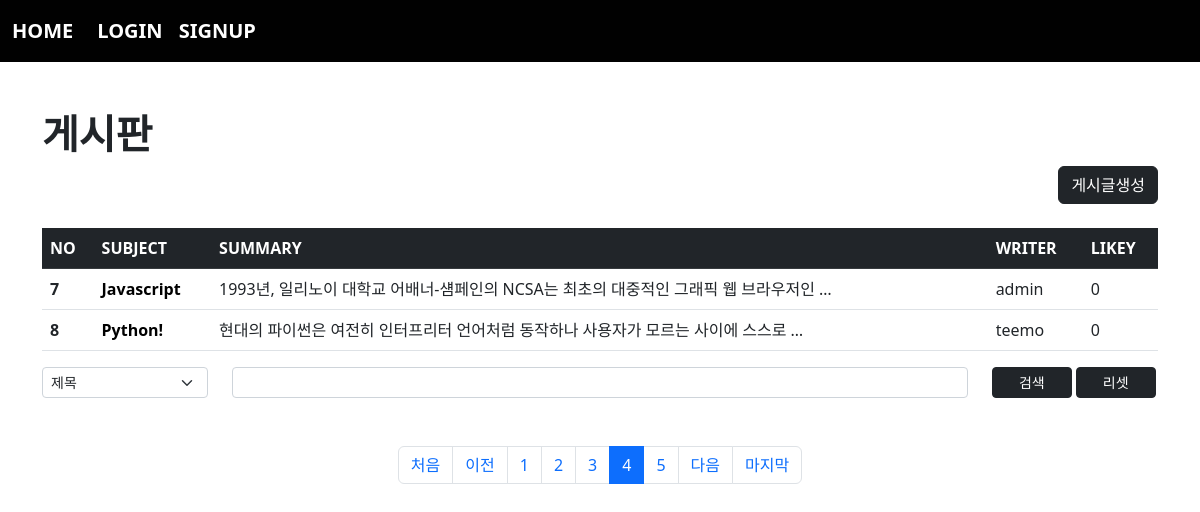
The page /board/index/?page=4&cate=&kw= on the database its author committed.
### board/models.py (models this page shows, shortened)
class Board(models.Model):
    subject = models.CharField(max_length=100)
    writer = models.ForeignKey(User, on_delete=models.CASCADE, related_name="writer")
    content = models.TextField()
    pubdate = models.DateTimeField()
    likey = models.ManyToManyField(User, blank=True, related_name="likey")

### acc/models.py (models this page shows, shortened)
class User(AbstractUser):
    comment = models.TextField()
    point = models.IntegerField(default=0)
    pic = models.ImageField(upload_to="user/%y/%m")

### board/views.py (the view)
# urls.py: path('index/' ,views.index, name="index"),
def index(request):
    pg = request.GET.get("page", 1)
    cate = request.GET.get("cate", "")
    kw = request.GET.get("kw", "")
    if kw:
        if cate == "sub":
            b = Board.objects.filter(subject__startswith=kw)
        elif cate == "wri":
            try:
                from acc.models import User
                u = User.objects.get(username=kw)
                b = Board.objects.filter(writer=u)
            except:
                b = Board.objects.none()
        elif cate == "con":
            b = Board.objects.filter(content__contains=kw)
        else:
            b = Board.objects.none()
    else:
        b = Board.objects.all()
    b = b.order_by("-pubdate")
    pag = Paginator(b, 2)
    obj = pag.get_page(pg)
    context = {
        "bset" : obj,
        "kw" : kw,
        "cate" : cate
    }
    return render(request, "board/index.html", context)

### templates/board/index.html (shortened to what this page needs)
{% extends 'base.html' %}
{% block con %}
    {% load mathfilters %}
    <h1><b>게시판</b></h1>
    <div class="text-end">
        <a href="{% url 'board:create' %}" class="btn btn-dark">게시글생성</a>
    </div>
    <table class="table table-hover mt-4">
        <thead>
            <tr class="table-dark">
                <th scope="col">NO</th>
                <th scope="col">SUBJECT</th>
                <th scope="col">SUMMARY</th>
                <th scope="col">WRITER</th>
                <th scope="col">LIKEY</th>
            </tr>
        </thead>
        <tbody>
            {% if bset %}
                {% for i in bset %}
                    <tr>
                        <th scope="row">{{ bset.start_index|add:forloop.counter0 }}</th>
                        <td><a class="sub" href="{% url 'board:detail' i.id %}">{{ i.subject }}</a></td>
                        <td>{{ i.content|truncatewords:10 }}</td>
                        <td>{{ i.writer }}</td>
                        <td>0</td>
                    </tr>
                {% endfor %}
            {% endif %}
        </tbody>
    </table>
    <form>
        <div class="row mt-3 mb-5">
            <div class="col-sm-2">
                <select name="cate" class="form-select form-select-sm">
                    <option value="sub" {% if cate == "sub" %} selected {% endif %}>제목</option>
                </select>
            </div>
            <div class="col-sm-8">
                <input type="text" name="kw" value="{{kw}}" class="form-control form-control-sm">
            </div>
            <div class="col-sm-2">
                <button class="btn btn-dark btn-sm" style="width:48%">검색</button>
                <a class="btn btn-dark btn-sm" href="{% url 'board:index' %}" style="width:48%">리셋</a>
            </div>
        </div>
    </form>
    <nav aria-label="Page navigation example">
        <ul class="pagination justify-content-center">
            {% if bset.has_previous %}
                <li class="page-item"><a class="page-link" href="{% url 'board:index' %}?page=1&cate={{cate}}&kw={{kw}}">처음</a></li>
                <li class="page-item"><a class="page-link" href="{% url 'board:index' %}?page={{ bset.previous_page_number }}&cate={{cate}}&kw={{kw}}">이전</a></li>
            {% else %}
                <li class="page-item disabled"><a class="page-link">처음</a></li>
                <li class="page-item disabled"><a class="page-link">이전</a></li>
            {% endif %}
            {% for i in bset.paginator.page_range %}
                {% if i >= bset.number|sub:4 and bset.number|add:5 >= i %}
                    <li class="page-item {% if bset.number == i %} active {% endif %}"><a class="page-link" href="{% url 'board:index' %}?page={{i}}&cate={{cate}}&kw={{kw}}">{{i}}</a></li>
                {% endif %}
            {% endfor %}
            {% if bset.has_next %}
                <li class="page-item"><a class="page-link" href="{% url 'board:index' %}?page={{ bset.next_page_number }}&cate={{cate}}&kw={{kw}}">다음</a></li>
                <li class="page-item"><a class="page-link" href="{% url 'board:index' %}?page={{ bset.paginator.num_pages }}&cate={{cate}}&kw={{kw}}">마지막</a></li>
            {% else %}
                <li class="page-item disabled"><a class="page-link">다음</a></li>
                <li class="page-item disabled"><a class="page-link">마지막</a></li>
            {% endif %}
        </ul>
    </nav>
{% endblock %}

### templates/board/index.html (style rules this page uses)
.sub { text-decoration: none; color:black; font-weight: bold; }

### rows shown on the page
Board: start_index|add "7", subject "Javascript", content "1993년, 일리노이 대학교 어배너-섐페인의 NCSA는 최초의 대중적인 그래픽 웹 브라우저인 …", writer "admin"
Board: start_index|add "8", subject "Python!", content "현대의 파이썬은 여전히 인터프리터 언어처럼 동작하나 사용자가 모르는 사이에 스스로 …", writer "teemo"

### other values the page prints
{{ i }} "1" "2" "3" "4" "5"
